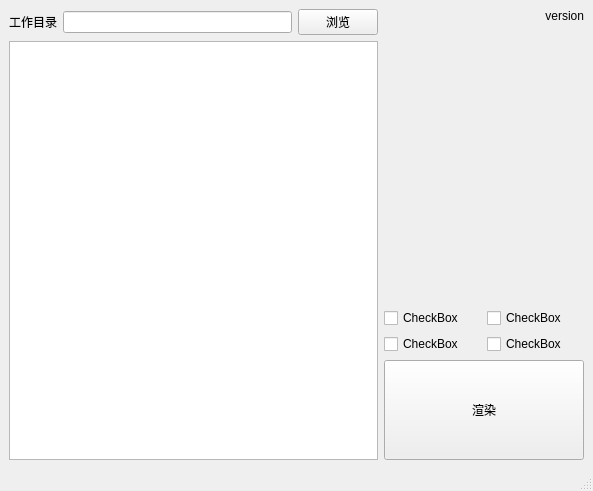
<?xml version="1.0" encoding="UTF-8"?>
<ui version="4.0">
 <class>MainWindow</class>
 <widget class="QMainWindow" name="MainWindow">
  <property name="geometry">
   <rect>
    <x>0</x>
    <y>0</y>
    <width>593</width>
    <height>491</height>
   </rect>
  </property>
  <property name="windowTitle">
   <string>MainWindow</string>
  </property>
  <widget class="QWidget" name="centralwidget">
   <layout class="QHBoxLayout" name="horizontalLayout">
    <item>
     <layout class="QVBoxLayout" name="verticalLayout_3">
      <item>
       <layout class="QHBoxLayout" name="horizontalLayout_2">
        <item>
         <widget class="QLabel" name="label">
          <property name="text">
           <string>工作目录</string>
          </property>
         </widget>
        </item>
        <item>
         <widget class="QLineEdit" name="dirEdit">
          <property name="sizePolicy">
           <sizepolicy hsizetype="Expanding" vsizetype="Fixed">
            <horstretch>0</horstretch>
            <verstretch>0</verstretch>
           </sizepolicy>
          </property>
         </widget>
        </item>
        <item>
         <widget class="QPushButton" name="dirButton">
          <property name="text">
           <string>浏览</string>
          </property>
         </widget>
        </item>
       </layout>
      </item>
      <item>
       <widget class="QListWidget" name="listWidget">
        <property name="sizePolicy">
         <sizepolicy hsizetype="Expanding" vsizetype="Expanding">
          <horstretch>0</horstretch>
          <verstretch>100</verstretch>
         </sizepolicy>
        </property>
        <property name="minimumSize">
         <size>
          <width>300</width>
          <height>0</height>
         </size>
        </property>
       </widget>
      </item>
     </layout>
    </item>
    <item>
     <layout class="QVBoxLayout" name="verticalLayout_2">
      <item>
       <widget class="QLabel" name="versionLabel">
        <property name="text">
         <string>version</string>
        </property>
        <property name="alignment">
         <set>Qt::AlignRight|Qt::AlignTrailing|Qt::AlignVCenter</set>
        </property>
       </widget>
      </item>
      <item>
       <spacer name="verticalSpacer">
        <property name="orientation">
         <enum>Qt::Vertical</enum>
        </property>
        <property name="sizeHint" stdset="0">
         <size>
          <width>20</width>
          <height>40</height>
         </size>
        </property>
       </spacer>
      </item>
      <item>
       <layout class="QGridLayout" name="gridLayout">
        <property name="sizeConstraint">
         <enum>QLayout::SetDefaultConstraint</enum>
        </property>
        <item row="0" column="0">
         <widget class="QCheckBox" name="checkBox_8">
          <property name="text">
           <string>CheckBox</string>
          </property>
         </widget>
        </item>
        <item row="0" column="1">
         <widget class="QCheckBox" name="checkBox_7">
          <property name="text">
           <string>CheckBox</string>
          </property>
         </widget>
        </item>
        <item row="1" column="0">
         <widget class="QCheckBox" name="checkBox_6">
          <property name="text">
           <string>CheckBox</string>
          </property>
         </widget>
        </item>
        <item row="1" column="1">
         <widget class="QCheckBox" name="checkBox_5">
          <property name="text">
           <string>CheckBox</string>
          </property>
         </widget>
        </item>
       </layout>
      </item>
      <item>
       <widget class="QPushButton" name="renderButton">
        <property name="sizePolicy">
         <sizepolicy hsizetype="Minimum" vsizetype="Fixed">
          <horstretch>0</horstretch>
          <verstretch>0</verstretch>
         </sizepolicy>
        </property>
        <property name="minimumSize">
         <size>
          <width>200</width>
          <height>100</height>
         </size>
        </property>
        <property name="text">
         <string>渲染</string>
        </property>
       </widget>
      </item>
     </layout>
    </item>
   </layout>
  </widget>
  <widget class="QMenuBar" name="menubar">
   <property name="geometry">
    <rect>
     <x>0</x>
     <y>0</y>
     <width>593</width>
     <height>23</height>
    </rect>
   </property>
  </widget>
  <widget class="QStatusBar" name="statusbar"/>
  <action name="actionRender">
   <property name="text">
    <string>render</string>
   </property>
  </action>
  <action name="actionDir">
   <property name="text">
    <string>dir</string>
   </property>
  </action>
  <action name="actionStop">
   <property name="text">
    <string>stop</string>
   </property>
  </action>
 </widget>
 <resources/>
 <connections>
  <connection>
   <sender>renderButton</sender>
   <signal>clicked()</signal>
   <receiver>actionRender</receiver>
   <slot>trigger()</slot>
   <hints>
    <hint type="sourcelabel">
     <x>522</x>
     <y>413</y>
    </hint>
    <hint type="destinationlabel">
     <x>-1</x>
     <y>-1</y>
    </hint>
   </hints>
  </connection>
  <connection>
   <sender>dirButton</sender>
   <signal>clicked()</signal>
   <receiver>actionDir</receiver>
   <slot>trigger()</slot>
   <hints>
    <hint type="sourcelabel">
     <x>336</x>
     <y>45</y>
    </hint>
    <hint type="destinationlabel">
     <x>-1</x>
     <y>-1</y>
    </hint>
   </hints>
  </connection>
 </connections>
</ui>
